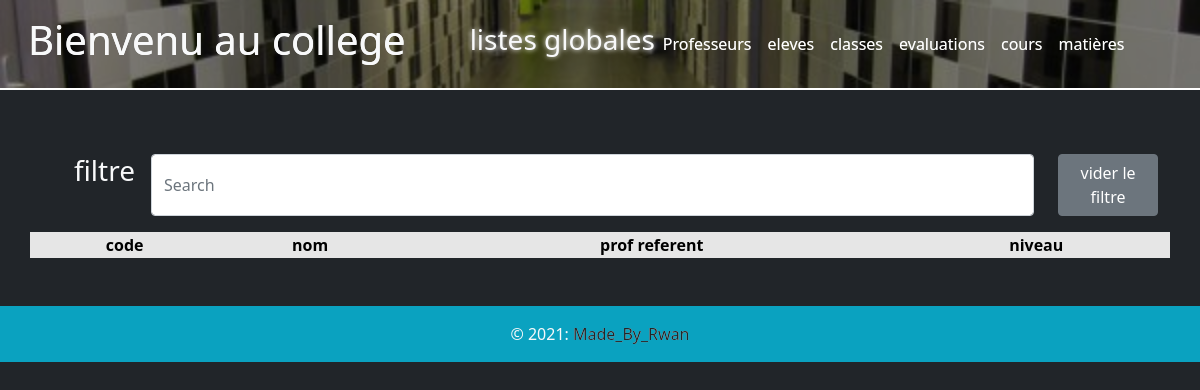
The app's page /index.php?entity=classe, older data.
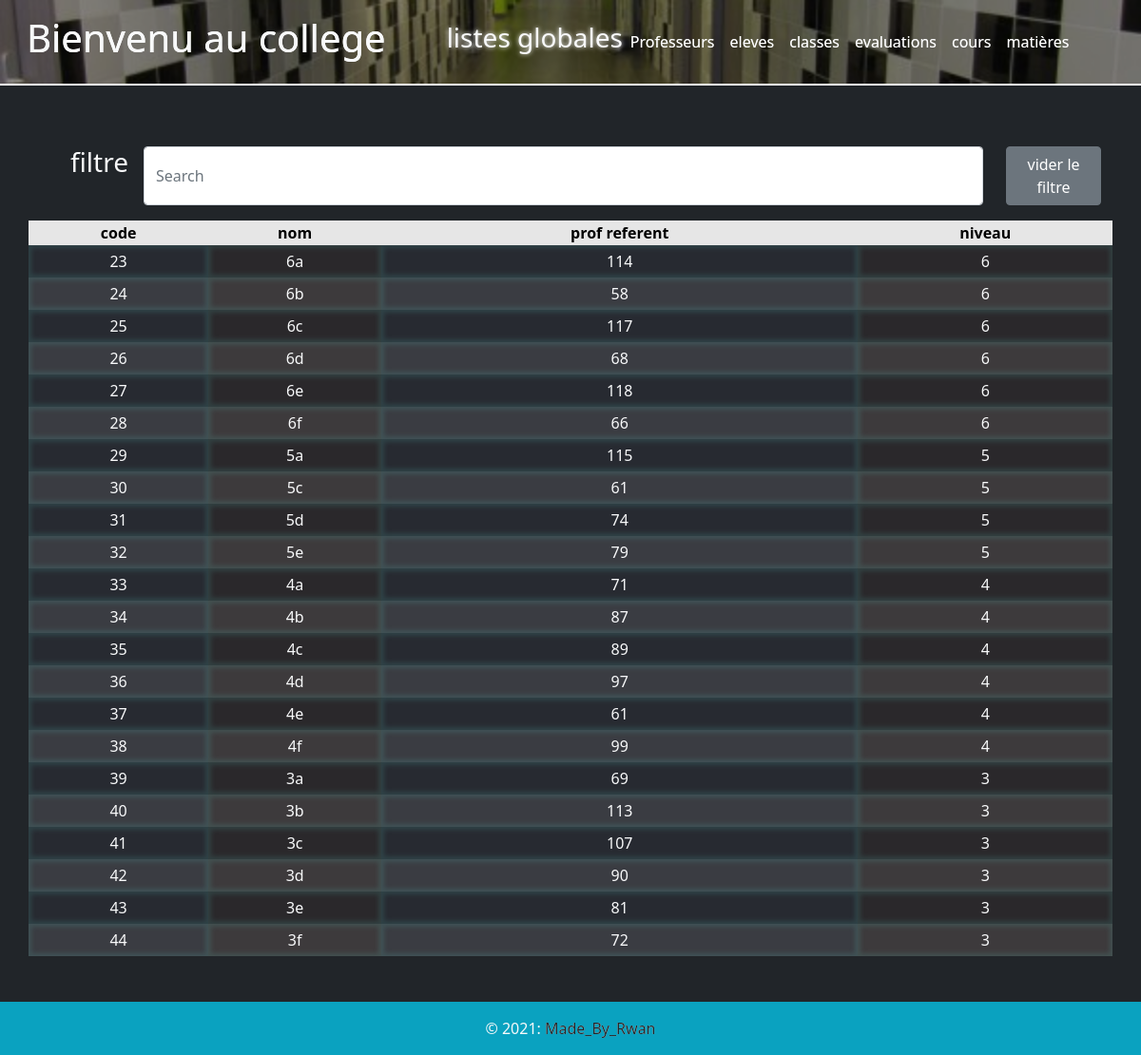
The same page, newer data.
### tables this page shows
CREATE TABLE `classes` (
  `code_classe` int(7) NOT NULL,
  `nom_classe` varchar(8) NOT NULL,
  `code_prof_ref_classe` int(7) NOT NULL,
  `niveau_classe` int(1) NOT NULL
);

### class/managers/MainManager.php (called while the page is built, shortened)
<?php
 class  MainManager
{
    private $db;
    private $table;
    private $entity;
    public function  getAll()
    {
        $req = $this->db->query(
            "SELECT * FROM " . $this->getTable()
        );
        $entities = [];
        while ($data = $req->fetch(PDO::FETCH_ASSOC)) {
            $ent = new $class($data);
            array_push($entities, $ent);
        }
        return $entities;
    }
    public function setAddCol($addCol)
    {
        return $this;
    }
    public function setDb($db)
    {
        $this->db = $db;
        return $this;
    }
    public function getTable()
    {
        return $this->table;
    }
    public function setTable($table)
    {
        $this->table = $table;
        return $this;
    }
    public function setAddPreparedValues($addPreparedValues)
    {
        return $this;
    }
    public function setIdColumn($idColumn)
    {
        return $this;
    }
    public function getEntity()
    {
        return $this->entity;
    }
    public function setEntity($entity)
    {
        $this->entity = $entity;
        return $this;
    }
}

### class/entities/CollegeEntity.php (called while the page is built, shortened)
<?php
abstract class CollegeEntity
{
    private $entityType;
    public function hydrate(array $data)
    {
        foreach ($data as $key => $value) {
            $method = 'set' . ucfirst($key);
        }
    }
    public function getEntityType()
    {
        return $this->entityType;
    }
    public function setEntityType($entityType)
    {
        $this->entityType = $entityType;
        return $this;
    }
}

### class/entities/Classe.php (the view, shortened to what this page needs)
<?php
class Classe extends CollegeEntity
{
    private $code_classe;
    static private $attList = ["code", "nom", "prof referent", "niveau"];
    public static function createTableHeader()
    {
        echo ("<tr class='item-row-header text-center'>");
        foreach (self::$attList as $att) {
            echo ("<th class='item-attribut-header' >" . $att . "</th>");
        }
        echo "</tr>";
    }
    public function createTableRow()
    {
        echo ("<tr class='item-row' itemId='" . $this->getCode_classe() . "' itemType='" . $this->getEntityType() . "'>");
        foreach ($this as $att => $value) {
            echo ("<td class='item-attribut' itemAttr='" . $att . "'>" . $value . "</td>");
        }
        echo "</tr>";
    }
    public function getCode_classe()
    {
        return $this->code_classe;
    }
    public function setCode_classe($code_classe)
    {
        $this->code_classe = $code_classe;
        return $this;
    }
    public function setNom_classe($nom_classe)
    {
        return $this;
    }
    public function setNiveau_classe($niveau_classe)
    {
        return $this;
    }
    public function setCode_prof_ref_classe($code_prof_ref_classe)
    {
        return $this;
    }
}

### parts/header.php (shortened to what this page needs)
<!DOCTYPE html>
<html lang="en">
<head>
    <link rel="stylesheet" href="https://cdn.jsdelivr.net/npm/bootstrap@5.0.2/dist/css/bootstrap.min.css">
    <link rel="stylesheet" href="./style/bootstrap.min.css">
    <link rel="stylesheet" href="./style/main.css">
    <link rel="stylesheet" href="https://cdn.jsdelivr.net/npm/color-calendar/dist/css/theme-basic.css" />
</head>
<body class="text-light bg-dark">
    <header class="mb-5">
        <nav class="navbar navbar-expand-lg navbar-dark py-3">
            <div class="container-fluid">
                <h1 class="px-3"> <a href="index.php">Bienvenu au college</a></h1>
                <h3 class="ps-5">listes globales</h3>
                <div class="collapse navbar-collapse" id="navbarSupportedContent">
                    <ul class="navbar-nav me-auto mb-2 mb-lg-0">
                        <li class="nav-item">
                            <a class="nav-link" href="index.php?entity=professeur">Professeurs</a>
                        </li>
                        <li class="nav-item">
                            <a class="nav-link" href="index.php?entity=eleve">eleves</a>
                        </li>
                        <li class="nav-item">
                            <a class="nav-link" href="index.php?entity=classe">classes</a>
                        </li>
                        <li class="nav-item">
                            <a class="nav-link" href="index.php?entity=evaluation">evaluations</a>
                        </li>
                        <li class="nav-item">
                            <a class="nav-link" href="index.php?entity=cour">cours </a>
                        </li>
                        <li class="nav-item">
                            <a class="nav-link" href="index.php?entity=matiere">matières</a>
                        </li>
                    </ul>
                </div>
            </div>
        </nav>
    </header>

### index.php (shortened to what this page needs)
<?php
require('class/managers/connectDataBase.php');
require('class/managers/MainManager.php');
$professeurManager = new ProfesseurManager($pdo);
$eleveManager = new EleveManager($pdo);
$classeManager = new ClasseManager($pdo);
require('class/managers/CourManager.php');
$courManager = new CourManager($pdo);
$evaluationManager = new EvaluationManager($pdo);
$matiereManager = new MatiereManager($pdo);
require('class/entities/CollegeEntity.php');
require('class/entities/Classe.php');
require_once('parts/header.php');
?>
<div class="container">
    <?php
    if (isset($_GET["entity"])) {
        $entityList = [];
        switch ($_GET["entity"]) {
            case "classe":
                $entityList = $classeManager->getAll();
                break;
        }
    ?>
    <div class="row">
        <form class="d-flex text-light m-3">
            <h3 class="mx-3">filtre</h3>
            <input class="form-control me-2" id="researchInput" type="search" placeholder="Search" aria-label="Search">
            <button class="btn btn-secondary mx-3" id="resetFilter">vider le filtre</button>
        </form>
    </div>
    <div class="row">
        <table id="entitiesTable">
            <?php
                ucfirst($_GET["entity"])::createTableHeader();
                foreach ($entityList as $item) {
                    $item->createTableRow();
                }
                ?>
        </table>
    </div>
    <?php
    } else if (isset($_GET["entityType"]) && isset($_GET["entityId"])) {
    ?>
    <div class="row">
        <?php
            $class = ucfirst($_GET["entityType"]);
            switch ($_GET["entityType"]) {
                case "professeur":
                    $entity = $professeurManager->getById($_GET["entityId"]);
                    include("parts/interfaceProfesseur.php");
                    break;
                case "eleve":
                    $entity = $eleveManager->getById($_GET["entityId"]);
                    include("parts/interfaceEleve.php");
                    break;
                case "classe":
                    $entity = $classeManager->getById($_GET["entityId"]);
                    include("parts/interfaceClasse.php");
                    break;
                case "evaluation":
                    $entity = $evaluationManager->getById($_GET["entityId"]);
                    include("parts/interfaceEvaluation.php");
                    break;
                case "matiere":
                    $entity = $matiereManager->getById($_GET["entityId"]);
                    include("parts/interfaceMatiere.php");
                    break;
                case "cour":
                    $entity = $courManager->getById($_GET["entityId"]);
                    include("parts/interfaceCour.php");
                    break;
            }
            ?>
    </div>
    <?php
    }
    ?>
</div>
<?php
require_once('parts/footer.php');
?>

### parts/footer.php (shortened to what this page needs)
<footer class="bg-info  mt-5 text-center text-lg-start">
    <div class="text-center p-3" style="background-color: rgba(0, 0, 0, 0.2);">
        © 2021:
        <a class="text-dark" href="">Made_By_Rwan</a>
    </div>
</footer>
</body>
</html>

### style/main.css (style rules this page uses)
header { border-bottom: 2px solid white; background-image: url(../img/couloir.jpg); background-position: 50% 50%; background-size: cover; text-shadow: 0px 0px 5px white; }
a, a:hover { color: unset; cursor: pointer; text-decoration: none; transition: all ease 0.3s; text-shadow: 0px 0px 0px white; }
header nav { background-color: rgba(0, 0, 0, 0.445); }
tr.item-row:nth-child(odd) { background-color: rgba(128, 128, 128, 0.274); }
tr.item-row { transition: all ease-in-out 0.3s; cursor: pointer; }
td.item-attribut { padding: 5px; text-align: center; white-space: nowrap; box-shadow: 0px 0px 5px 3px rgba(114, 255, 236, 0.116) inset; }
td.item-attribut:nth-child(odd) { background-color: rgba(55, 56, 71, 0.274); }
td.item-attribut:nth-child(even) { background-color: rgba(65, 48, 48, 0.274); }
tr.item-row-header { background-color: rgb(230, 230, 230); color: black; position: sticky; top: 0vh; }

Row changes from the older to the newer data that the page shows:
added classes: value "23", value "6a", value "114", value "6"
added classes: value "24", value "6b", value "58", value "6"
added classes: value "25", value "6c", value "117", value "6"
added classes: value "26", value "6d", value "68", value "6"
added classes: value "27", value "6e", value "118", value "6"
added classes: value "28", value "6f", value "66", value "6"
added classes: value "29", value "5a", value "115", value "5"
added classes: value "30", value "5c", value "61", value "5"
added classes: value "31", value "5d", value "74", value "5"
added classes: value "32", value "5e", value "79", value "5"
added classes: value "33", value "4a", value "71", value "4"
added classes: value "34", value "4b", value "87", value "4"
added classes: value "35", value "4c", value "89", value "4"
added classes: value "36", value "4d", value "97", value "4"
added classes: value "37", value "4e", value "61", value "4"
added classes: value "38", value "4f", value "99", value "4"
added classes: value "39", value "3a", value "69", value "3"
added classes: value "40", value "3b", value "113", value "3"
added classes: value "41", value "3c", value "107", value "3"
added classes: value "42", value "3d", value "90", value "3"
added classes: value "43", value "3e", value "81", value "3"
added classes: value "44", value "3f", value "72", value "3"
